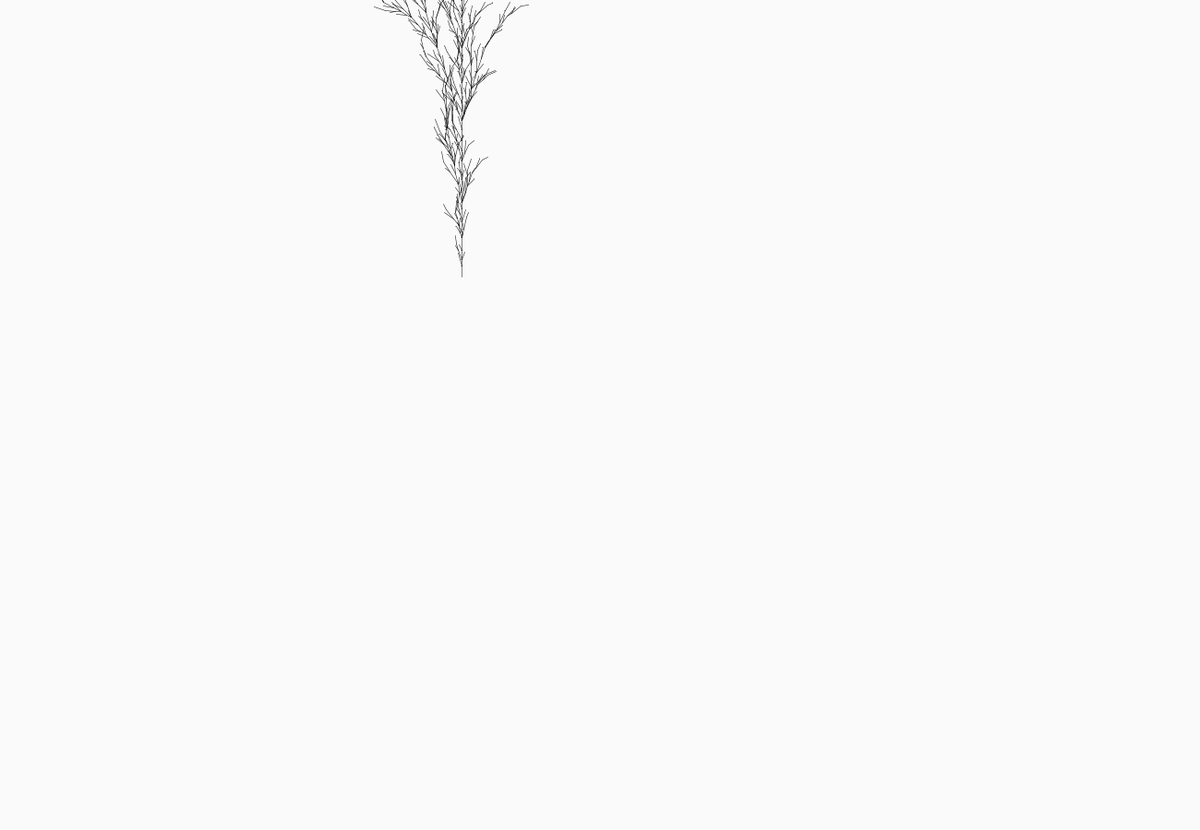
Frame 1 (no input)
Frame 60 (the mouse pressed at the canvas centre just before this capture): identical to frame 1, image omitted
Frame 120 (the mouse held since frame 60 and released just before this capture): identical to frame 1, image omitted

The Processing sketch that drew this single still picture (run headless with seeded random() and noise(); from frame 60 on, the mouse is pressed at the canvas centre):

// Processing sketch: LSystems
// ── LSystems.pde
/*

    Implementation of Lindenmayer Systems:
    emulates plant growth via a simple formal grammar.

    Copyright (c) Daniel Jones 2007.
    http://www.erase.net/
   
    ----------------------------------------------------------------------

    This program is free software; you can redistribute it and/or modify
    it under the terms of the GNU General Public License as published by
    the Free Software Foundation; either version 2 of the License, or
    (at your option) any later version.

    This program is distributed in the hope that it will be useful,
    but WITHOUT ANY WARRANTY; without even the implied warranty of
    MERCHANTABILITY or FITNESS FOR A PARTICULAR PURPOSE.  See the
    GNU General Public License for more details.

    You should have received a copy of the GNU General Public License
    along with this program; if not, write to the Free Software
    Foundation, Inc., 59 Temple Place, Suite 330, Boston, MA  02111-1307  USA

 */
 
String default_rule = "F[+F]F[-F]";

int    default_iterations = 5;
float  default_angle = PI / 10;
float  default_angle_chaos = 0.5;
float  default_extension = 10;
float  default_extension_chaos = 0.5;

int     default_y_offset = 400;
boolean default_draw_tips = true;

String  default_filename = "iterations-0.pdf";

LSystem system;

class LSystem
{
  String axiom,
         string;
  String [] rules;
  String rule;
  float [] state;
  float [][] state_stack;
  int stack_size = 0;
  int pos = 0;
  color col;
  
  float angle = default_angle;
  float angle_chaos = default_angle_chaos;
  float extension = default_extension;
  float extension_chaos = default_extension_chaos;
  
  LSystem ()
  {
    axiom = "F";
    string = "F";
    state = new float[3];
    state[0] = 0;
    state[1] = 0;
    state[2] = 0;
    col = color(0, 0, 0);
    rule = default_rule;
    state_stack = new float[4096][3];
  }
  
  void iterate ()
  {
    this.iterate(1);
  }
  
  void iterate (int count)
  {
    for (int i = 0; i < count; i++)
    {
      String string_next = "";
      
      for (int j = 0; j < string.length(); j++)
      {
        char c = string.charAt(j);
        if (c == 'F')
        {
          string_next = string_next + rule;
        } else {
          string_next = string_next + c;
        } 
      }
      string = string_next;
    } 
  }


  
  void draw()
  {
      //beginRecord(PDF, default_filename);
      translate(100, default_y_offset);
      rotate(1.5 * PI);
      strokeWeight(0.5);

      for (int i = 0; i < string.length(); i++)
      {
        this.drawSegment();
      }
      
      //endRecord();
  }
  
  void drawSegment ()
  {
    if (pos >= string.length())
       { return; }
    
    char c = string.charAt(pos);
    switch (c)
    {
          case 'F':
            float ext_this = extension + random(-1.0 * extension * extension_chaos, extension * extension_chaos);
            float x_delta = ext_this * sin(state[2]);
            float y_delta = ext_this * cos(state[2]);

            stroke(col);
            strokeWeight(0.5);
            // stroke(random(255), random(255), random(255), 230);

            line(state[0], state[1], state[0] + x_delta, state[1] + y_delta);
            state[0] += x_delta;
            state[1] += y_delta;
            
            if (default_draw_tips)
            {
                strokeWeight(0.5);
                line(state[0], state[1], state[0] + 0.1, state[1] + 0.1);
            }

            break;
          case '-':
            state[2] -= (angle + random(-1 * angle * angle_chaos, angle * angle_chaos));
            break;
          case '+':
            state[2] += (angle + random(-1 * angle * angle_chaos, angle * angle_chaos));
            break;
          case '[':
            arraycopy(state, state_stack[stack_size++]);
            break;
          case ']':
            arraycopy(state_stack[--stack_size], state);
            break;
    }
    
    pos++;
  }
}

void setup ()
{
  int iterations = default_iterations;

  size(1300, 900);
  background(250);
  frameRate(50);
  smooth();
  system = new LSystem();
  system.iterate(iterations);
}

void draw ()
{
  // To draw segment by segment, rename this routine to draw()
  // and remove system.draw() from setup().
  translate(100, default_y_offset);
  rotate(1.5 * PI);

  system.draw();
  for (int i = 0; i < random(10, 50); i++)
  {
    system.drawSegment();
  }
}
